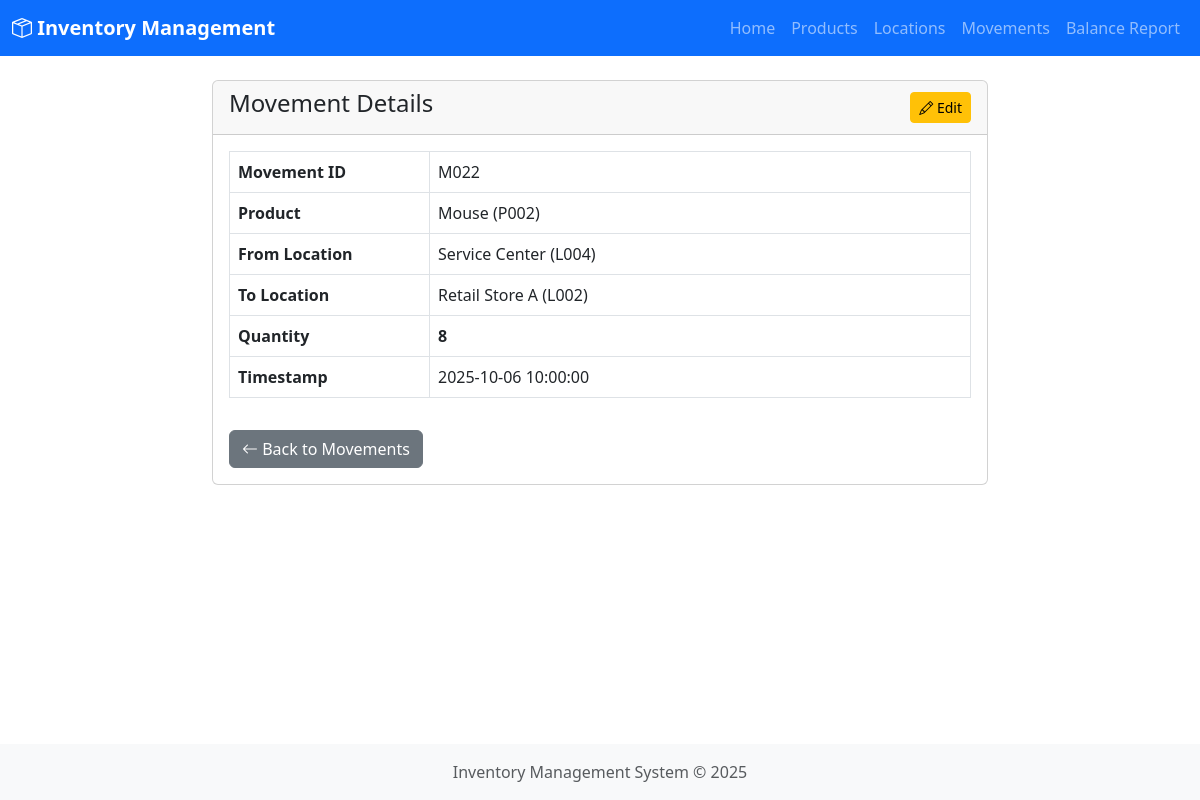
/movements/view/M022, run on the app's committed database.
### models.py (models this page shows, shortened)
class ProductMovement(db.Model):
    __tablename__ = 'product_movement'
    movement_id = db.Column(db.String(50), primary_key=True)
    timestamp = db.Column(db.DateTime, nullable=False, default=datetime.utcnow)
    from_location = db.Column(db.String(50), db.ForeignKey('location.location_id'), nullable=True)
    to_location = db.Column(db.String(50), db.ForeignKey('location.location_id'), nullable=True)
    product_id = db.Column(db.String(50), db.ForeignKey('product.product_id'), nullable=False)
    qty = db.Column(db.Integer, nullable=False)
    product = db.relationship('Product', backref='movements')
    from_loc = db.relationship('Location', foreign_keys=[from_location])
    to_loc = db.relationship('Location', foreign_keys=[to_location])

class Product(db.Model):
    __tablename__ = 'product'
    product_id = db.Column(db.String(50), primary_key=True)
    name = db.Column(db.String(100), nullable=False)
    description = db.Column(db.Text)

class Location(db.Model):
    __tablename__ = 'location'
    location_id = db.Column(db.String(50), primary_key=True)
    name = db.Column(db.String(100), nullable=False)

### app.py (the view)
@app.route('/movements/view/<movement_id>')
def movements_view(movement_id):
    movement = ProductMovement.query.get_or_404(movement_id)
    return render_template('movement_view.html', movement=movement)

### templates/movement_view.html (shortened to what this page needs)
{% extends "base.html" %}
{% block content %}
<div class="row">
    <div class="col-md-8 offset-md-2">
        <div class="card">
            <div class="card-header d-flex justify-content-between align-items-center">
                <h4>Movement Details</h4>
                <a href="{{ url_for('movements_edit', movement_id=movement.movement_id) }}" class="btn btn-sm btn-warning">
                    <i class="bi bi-pencil"></i> Edit
                </a>
            </div>
            <div class="card-body">
                <table class="table table-bordered">
                    <tr>
                        <th style="width: 200px;">Movement ID</th>
                        <td>{{ movement.movement_id }}</td>
                    </tr>
                    <tr>
                        <th>Product</th>
                        <td>{{ movement.product.name }} ({{ movement.product.product_id }})</td>
                    </tr>
                    <tr>
                        <th>From Location</th>
                        <td>
                            {% if movement.from_loc %}
                                {{ movement.from_loc.name }} ({{ movement.from_loc.location_id }})
                            {% else %}
                                <span class="text-muted">None (Incoming Stock)</span>
                            {% endif %}
                        </td>
                    </tr>
                    <tr>
                        <th>To Location</th>
                        <td>
                            {% if movement.to_loc %}
                                {{ movement.to_loc.name }} ({{ movement.to_loc.location_id }})
                            {% else %}
                                <span class="text-muted">None (Outgoing Stock)</span>
                            {% endif %}
                        </td>
                    </tr>
                    <tr>
                        <th>Quantity</th>
                        <td><strong>{{ movement.qty }}</strong></td>
                    </tr>
                    <tr>
                        <th>Timestamp</th>
                        <td>{{ movement.timestamp.strftime('%Y-%m-%d %H:%M:%S') }}</td>
                    </tr>
                </table>
                <a href="{{ url_for('movements_list') }}" class="btn btn-secondary mt-3">
                    <i class="bi bi-arrow-left"></i> Back to Movements
                </a>
            </div>
        </div>
    </div>
</div>
{% endblock %}

### templates/base.html (style rules this page uses)
body { min-height: 100vh; display: flex; flex-direction: column; }

### data on the page
ProductMovement: movement_id "M022", qty "8", timestamp "2025-10-06 10:00:00"
Product: product.name "Mouse", product.product_id "P002"
Location: from_loc.name "Service Center", from_loc.location_id "L004"
Location: to_loc.name "Retail Store A", to_loc.location_id "L002"
